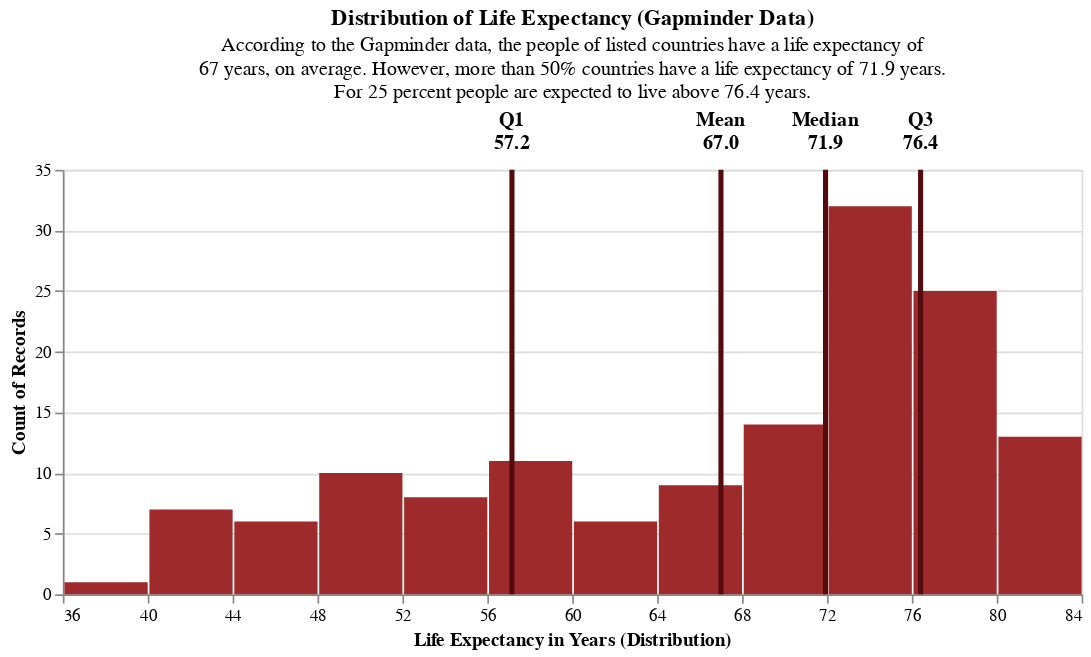

Notebook code for this chart:
### Markdown cell above
# Putting the three layers together

### Code cell
chart_hist = layer_chart + layer_graphical + layer_text

chart_hist_conf = chart_hist.configure_title(
    fontSize = 24,
    font = "Optima",
    color = c_cp[4],
    subtitleColor = c_cp[4],
    subtitleFontSize = 16,
    anchor = "start",
    align = "left"
)
chart_hist

### Figure 1 — Vega-Lite specification as saved in the notebook (floating-point values rounded to 4 significant figures; data arrays with more than 128 entries replaced by an {"elided": "..."} marker saying what was removed)
{"config": {"view": {"continuousWidth": 400, "continuousHeight": 300}}, "layer": [{"data": {"name": "data-d99d8c5df647f51302f1299b3f4a2b5d"}, "mark": {"type": "bar", "color": "#9e2a2b"}, "encoding": {"x": {"type": "quantitative", "bin": {"step": 4}, "field": "lifeExp", "title": "Life Expectancy in Years (Distribution)"}, "y": {"type": "quantitative", "aggregate": "count"}}, "height": 250, "title": {"text": "Distribution of Life Expectancy (Gapminder Data)", "subtitle": ["According to the Gapminder data, the people of listed countries have a life expectancy of", "67 years, on average. However, more than 50% countries have a life expectancy of 71.9 years.", "For 25 percent people are expected to live above 76.4 years."]}, "width": 600}, {"data": {"name": "data-64e53adbfca66662a1e83688e50fbabf"}, "mark": {"type": "rule", "color": "#540b0e", "size": 3}, "encoding": {"x": {"type": "quantitative", "field": "lifeExp", "scale": {"domain": [36, 84]}}}, "height": 250, "width": 600}, {"data": {"name": "data-64e53adbfca66662a1e83688e50fbabf"}, "mark": {"type": "text", "dy": -40, "fontSize": 12, "fontWeight": "bold", "lineBreak": "\n", "y": 10}, "encoding": {"text": {"type": "nominal", "field": "labelValueLineBreak"}, "x": {"type": "quantitative", "field": "lifeExp", "scale": {"domain": [36, 84]}}}, "height": 250, "width": 600}], "$schema": "https://vega.github.io/schema/vega-lite/v4.8.1.json", "datasets": {"data-d99d8c5df647f51302f1299b3f4a2b5d": {"elided": "142 records"}, "data-64e53adbfca66662a1e83688e50fbabf": [{"index": "mean", "year": 2007.0, "lifeExp": 67.01, "pop": 44020000.0, "gdpPercap": 11680.0, "lifeExpRounded": "67.0", "label": "Mean", "color": "#e09f3e", "labelValue": "Mean 67.0", "labelValueLineBreak": "Mean\n67.0"}, {"index": "25%", "year": 2007.0, "lifeExp": 57.16, "pop": 4508000.0, "gdpPercap": 1625.0, "lifeExpRounded": "57.2", "label": "Q1", "color": "#9e2a2b", "labelValue": "Q1 57.2", "labelValueLineBreak": "Q1\n57.2"}, {"index": "50%", "year": 2007.0, "lifeExp": 71.94, "pop": 10520000.0, "gdpPercap": 6124.0, "lifeExpRounded": "71.9", "label": "Median", "color": "#540b0e", "labelValue": "Median 71.9", "labelValueLineBreak": "Median\n71.9"}, {"index": "75%", "year": 2007.0, "lifeExp": 76.41, "pop": 31210000.0, "gdpPercap": 18010.0, "lifeExpRounded": "76.4", "label": "Q3", "color": "#e09f3e", "labelValue": "Q3 76.4", "labelValueLineBreak": "Q3\n76.4"}]}}
